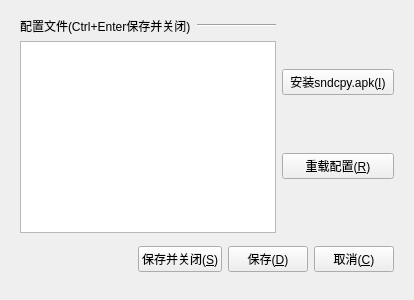
<?xml version="1.0" encoding="UTF-8"?>
<ui version="4.0">
 <class>SettingsWindow</class>
 <widget class="QWidget" name="SettingsWindow">
  <property name="windowModality">
   <enum>Qt::WindowModality::WindowModal</enum>
  </property>
  <property name="geometry">
   <rect>
    <x>0</x>
    <y>0</y>
    <width>414</width>
    <height>300</height>
   </rect>
  </property>
  <property name="windowTitle">
   <string> </string>
  </property>
  <layout class="QGridLayout" name="gridLayout">
   <property name="leftMargin">
    <number>20</number>
   </property>
   <property name="topMargin">
    <number>10</number>
   </property>
   <property name="rightMargin">
    <number>20</number>
   </property>
   <property name="bottomMargin">
    <number>20</number>
   </property>
   <item row="0" column="2">
    <layout class="QVBoxLayout" name="verticalLayout">
     <item>
      <widget class="QPushButton" name="btInstallSndcpy">
       <property name="sizePolicy">
        <sizepolicy hsizetype="MinimumExpanding" vsizetype="Fixed">
         <horstretch>0</horstretch>
         <verstretch>0</verstretch>
        </sizepolicy>
       </property>
       <property name="maximumSize">
        <size>
         <width>150</width>
         <height>16777215</height>
        </size>
       </property>
       <property name="text">
        <string>安装sndcpy.apk(&amp;I)</string>
       </property>
      </widget>
     </item>
     <item>
      <widget class="QPushButton" name="btReloadConfig">
       <property name="sizePolicy">
        <sizepolicy hsizetype="MinimumExpanding" vsizetype="Fixed">
         <horstretch>0</horstretch>
         <verstretch>0</verstretch>
        </sizepolicy>
       </property>
       <property name="maximumSize">
        <size>
         <width>150</width>
         <height>16777215</height>
        </size>
       </property>
       <property name="text">
        <string>重载配置(&amp;R)</string>
       </property>
      </widget>
     </item>
    </layout>
   </item>
   <item row="1" column="1" colspan="2">
    <layout class="QHBoxLayout" name="horizontalLayout">
     <item>
      <spacer name="horizontalSpacer">
       <property name="orientation">
        <enum>Qt::Orientation::Horizontal</enum>
       </property>
       <property name="sizeHint" stdset="0">
        <size>
         <width>128</width>
         <height>20</height>
        </size>
       </property>
      </spacer>
     </item>
     <item>
      <widget class="QPushButton" name="btSaveClose">
       <property name="sizePolicy">
        <sizepolicy hsizetype="Minimum" vsizetype="Maximum">
         <horstretch>0</horstretch>
         <verstretch>0</verstretch>
        </sizepolicy>
       </property>
       <property name="text">
        <string>保存并关闭(&amp;S)</string>
       </property>
       <property name="shortcut">
        <string>Alt+Return</string>
       </property>
      </widget>
     </item>
     <item>
      <widget class="QPushButton" name="btSaveOnly">
       <property name="sizePolicy">
        <sizepolicy hsizetype="Minimum" vsizetype="Maximum">
         <horstretch>0</horstretch>
         <verstretch>0</verstretch>
        </sizepolicy>
       </property>
       <property name="text">
        <string>保存(&amp;D)</string>
       </property>
      </widget>
     </item>
     <item>
      <widget class="QPushButton" name="btClose">
       <property name="sizePolicy">
        <sizepolicy hsizetype="Minimum" vsizetype="Maximum">
         <horstretch>0</horstretch>
         <verstretch>0</verstretch>
        </sizepolicy>
       </property>
       <property name="text">
        <string>取消(&amp;C)</string>
       </property>
       <property name="shortcut">
        <string>Esc</string>
       </property>
      </widget>
     </item>
    </layout>
   </item>
   <item row="0" column="1">
    <layout class="QVBoxLayout" name="verticalLayout_2">
     <item>
      <layout class="QHBoxLayout" name="horizontalLayout_2">
       <item>
        <widget class="QLabel" name="lbConfig">
         <property name="text">
          <string>配置文件(Ctrl+Enter保存并关闭)</string>
         </property>
        </widget>
       </item>
       <item>
        <widget class="Line" name="lineConfig">
         <property name="orientation">
          <enum>Qt::Orientation::Horizontal</enum>
         </property>
        </widget>
       </item>
      </layout>
     </item>
     <item>
      <widget class="QTextEdit" name="edConfig">
       <property name="sizePolicy">
        <sizepolicy hsizetype="MinimumExpanding" vsizetype="Fixed">
         <horstretch>0</horstretch>
         <verstretch>0</verstretch>
        </sizepolicy>
       </property>
       <property name="acceptRichText">
        <bool>false</bool>
       </property>
      </widget>
     </item>
    </layout>
   </item>
  </layout>
 </widget>
 <tabstops>
  <tabstop>edConfig</tabstop>
  <tabstop>btInstallSndcpy</tabstop>
  <tabstop>btSaveClose</tabstop>
  <tabstop>btClose</tabstop>
 </tabstops>
 <resources/>
 <connections/>
</ui>
